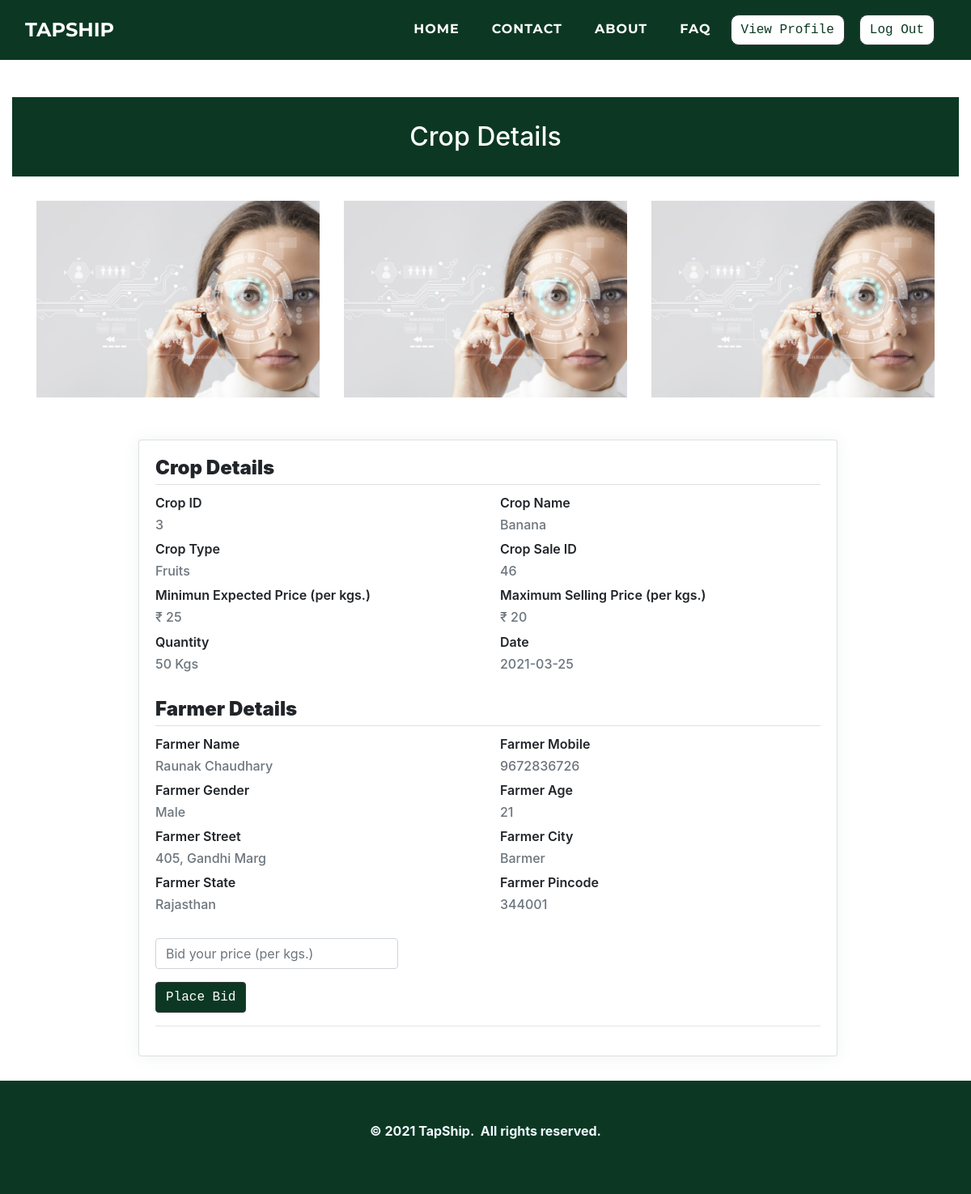
The app's page /customers/viewcrop.php?cr_id=46 (signed in) with its own data.
### tables this page shows
CREATE TABLE `cropsale` (
  `cr_id` int(11) NOT NULL,
  `cr_f_mobile` varchar(10) NOT NULL,
  `cr_cro_id` int(11) NOT NULL,
  `cr_quantity` varchar(10) NOT NULL,
  `cr_img1` varchar(500) NOT NULL,
  `cr_img2` varchar(500) NOT NULL,
  `cr_img3` varchar(500) NOT NULL,
  `cr_mep` varchar(10) NOT NULL,
  `cr_date` date NOT NULL,
  `cr_status` varchar(10) NOT NULL
);

CREATE TABLE `cropdetails` (
  `cro_id` int(11) NOT NULL,
  `cro_name` varchar(50) NOT NULL,
  `cro_type` varchar(25) NOT NULL,
  `cro_msp` float NOT NULL
);

CREATE TABLE `farmer` (
  `f_id` int(11) NOT NULL,
  `f_name` varchar(50) NOT NULL,
  `f_mobile` varchar(25) NOT NULL,
  `f_gender` varchar(25) NOT NULL,
  `f_age` varchar(10) NOT NULL,
  `f_street` varchar(50) NOT NULL,
  `f_city` varchar(25) NOT NULL,
  `f_state` varchar(25) NOT NULL,
  `f_pincode` varchar(10) NOT NULL,
  `f_aadhar` varchar(25) NOT NULL,
  `f_aadharpdf` varchar(500) NOT NULL,
  `f_pan` varchar(25) NOT NULL,
  `f_panpdf` varchar(500) NOT NULL,
  `f_photo` varchar(500) NOT NULL,
  `f_password` varchar(25) NOT NULL,
  `f_approve` varchar(10) NOT NULL,
  `f_bankholder` varchar(100) NOT NULL,
  `f_bankaccount` varchar(100) NOT NULL,
  `f_bankifsc` varchar(100) NOT NULL,
  `f_bankname` varchar(200) NOT NULL,
  `f_bankbranch` varchar(100) NOT NULL,
  `f_bankpassbook` varchar(200) NOT NULL
);

### customers/viewcrop.php (the view, shortened to what this page needs)
<!DOCTYPE html>
<html>
<head>
    <link rel="stylesheet" href="../assets/bootstrap/css/bootstrap.min.css">
    <link rel="stylesheet" href="../assets/fonts/font-awesome.min.css">
    <link rel="stylesheet" href="../assets/fonts/ionicons.min.css">
    <link rel="stylesheet" href="../assets/css/Article-List.css">
    <link rel="stylesheet" href="../assets/css/Footer-Dark.css">
    <link rel="stylesheet" href="../assets/css/Highlight-Blue.css">
    <link rel="stylesheet" href="https://cdnjs.cloudflare.com/ajax/libs/animate.css/3.5.2/animate.min.css">
    <link rel="stylesheet" href="https://cdnjs.cloudflare.com/ajax/libs/aos/2.2.0/aos.css">
    <link rel="stylesheet" href="../assets/css/Login-Form-Clean.css">
    <link rel="stylesheet" href="../assets/css/table-style.css">
    <link rel="stylesheet" href="../assets/css/profile.css">
    <link href='https://maxcdn.bootstrapcdn.com/bootstrap/4.0.0/css/bootstrap.min.css' rel='stylesheet'>
    <link href='https://cdnjs.cloudflare.com/ajax/libs/MaterialDesign-Webfont/3.6.95/css/materialdesignicons.css' rel='stylesheet'>
</head>
<body oncontextmenu='return false' class='snippet-body'>
    <div class="page-content page-container" id="page-content">
        <nav class="navbar navbar-light navbar-expand-lg fixed-top text-uppercase" id="mainNav" style="background: #0c3823;">
            <div class="container-fluid">
                <a class="navbar-brand js-scroll-trigger" data-bs-hover-animate="pulse" href="../index.php" style="font-family: Montserrat, sans-serif;">TAPSHIP</a>
                <div class="collapse navbar-collapse" id="navbarResponsive">
                    <ul class="nav navbar-nav ml-auto">
                        <li class="nav-item mx-0 mx-lg-1"><a class="nav-link py-3 px-0 px-lg-3 rounded js-scroll-trigger" data-bs-hover-animate="pulse" href="../index.php" style="filter: contrast(100%) grayscale(0%) hue-rotate(0deg) invert(0%) sepia(0%);">HOME</a></li>
                        <li class="nav-item mx-0 mx-lg-1"><a class="nav-link py-3 px-0 px-lg-3 rounded js-scroll-trigger" data-bs-hover-animate="pulse" href="../contact.php">CONTACT</a></li>
                        <li class="nav-item mx-0 mx-lg-1"><a class="nav-link py-3 px-0 px-lg-3 rounded js-scroll-trigger" data-bs-hover-animate="pulse" href="../about.php">ABOUT</a></li>
                        <li class="nav-item mx-0 mx-lg-1"><a class="nav-link py-3 px-0 px-lg-3 rounded js-scroll-trigger" data-bs-hover-animate="pulse" href="../faq.php">FAQ</a></li>
                        <li class="nav-item mx-0 mx-lg-1"><a href="../customers/profile.php"><button class="btn btn-dark text-monospace" data-bs-hover-animate="pulse" type="button" style="margin: 10px;background: rgb(255,255,255);color: #0c3823;margin-left: 0;border-radius: 10px;">View Profile</button></a></li>
                        <li class="nav-item mx-0 mx-lg-1"><a href="../customers/logout-script.php"><button class="btn btn-dark text-monospace" data-bs-hover-animate="pulse" type="button" style="margin: 10px;background: rgb(255,255,255);color: #0c3823;margin-left: 0;border-radius: 10px;">Log Out</button></a></li>
                    </ul>
                </div>
            </div>
        </nav>
        <div class="features-boxed">
            <div class="container-fluid" style="background: #ffffff;">
                <div class="intro" style="background: #0c3823;margin-top: 120px;margin-bottom: 30px;">
                    <h2 class="text-center" data-aos="fade" style="color: rgb(255,255,255);padding: 30px;margin-bottom: 0px;">Crop Details</h2>
                </div>
            </div>
        </div>
    </div>
    <?php
    $con = mysqli_connect("localhost", "root", "", "tapship");
    $cr_id = $_GET['cr_id'];
    $query = "SELECT CD.cro_id, CD.cro_name, CD.cro_type, CD.cro_msp, CS.cr_id, CS.cr_f_mobile, CS.cr_cro_id, CS.cr_quantity, CS.cr_mep, CS.cr_date, CS.cr_status, CS.cr_img1, CS.cr_img2, CS.cr_img3, f.f_name, f.f_mobile, f.f_gender, f.f_age, f.f_street, f.f_city, f.f_state, f.f_pincode
    FROM cropdetails CD, cropsale CS, farmer f where CD.cro_id=CS.cr_cro_id AND f.f_mobile=CS.cr_f_mobile AND CS.cr_id = $cr_id
    ORDER BY CS.cr_id DESC";
    $result = mysqli_query($con, $query);
    while ($res = mysqli_fetch_assoc($result)) {
        $cro_id =  $res['cro_id'];
        $cro_name =  $res['cro_name'];
        $cro_type =  $res['cro_type'];
        $cro_msp =  $res['cro_msp'];
        $cr_id = $res['cr_id'];
        $cr_quantity = $res['cr_quantity'];
        $cr_mep = $res['cr_mep'];
        $cr_date = $res['cr_date'];
        $cr_status = $res['cr_status'];
        $cr_img1 = $res['cr_img1'];
        $cr_img2 = $res['cr_img2'];
        $cr_img3 = $res['cr_img3'];
        $f_name = $res['f_name'];
        $f_mobile =  $res['f_mobile'];
        $f_gender = $res['f_gender'];
        $f_age = $res['f_age'];
        $f_street = $res['f_street'];
        $f_city = $res['f_city'];
        $f_state = $res['f_state'];
        $f_pincode = $res['f_pincode'];
    }
    ?>
    <div>
        <div class="container">
            <div class="row">
                <div class="col-lg-4 col-md-6 col-sm-12 col-xs-12 cust_blogteaser" data-bs-hover-animate="bounce" style="padding-bottom:20px;margin-bottom:32px;"><a href="#"><img class="img-fluid" style="width:100%;" src="../farmers/<?php echo  $cr_img1; ?>"></a>
                </div>
                <div class="col-lg-4 col-md-6 col-sm-12 col-xs-12 cust_blogteaser" style="padding-bottom:20px;margin-bottom:32px;"><a href="#"><img class="img-fluid" data-bs-hover-animate="bounce" style="width:100%;" src="../farmers/<?php echo  $cr_img2; ?>"></a>
                </div>
                <div class=" col-lg-4 col-md-12 col-sm-12 col-xs-12 cust_blogteaser" style="padding-bottom:20px;margin-bottom:32px;"><a href="#"><img class="img-fluid" data-bs-hover-animate="bounce" style="width:100%;" src="../farmers/<?php echo  $cr_img3; ?>"></a>
                </div>
            </div>
        </div>
        <div class="padding">
            <div class="row container d-flex justify-content-center">
                <div class="col-xl-12 col-md-12">
                    <div class="card user-card-full">
                        <div class="row m-l-0 m-r-0">
                            <div class="col-sm-12 col-md-12 col">
                                <div class="card-block">
                                    <h4 class="m-b-20 p-b-5 b-b-default f-w-600"><strong>Crop Details</strong></h4>
                                    <div class="row">
                                        <div class="col-sm-6">
                                            <p class="m-b-10 f-w-600">Crop ID</p>
                                            <h6 class="text-muted f-w-400"><?php echo "$cro_id" ?></h6>
                                        </div>
                                        <div class="col-sm-6">
                                            <p class="m-b-10 f-w-600">Crop Name</p>
                                            <h6 class="text-muted f-w-400"><?php echo "$cro_name" ?></h6>
                                        </div>
                                        <div class="col-sm-6">
                                            <p class="m-b-10 f-w-600">Crop Type</p>
                                            <h6 class="text-muted f-w-400"><?php echo "$cro_type" ?></h6>
                                        </div>
                                        <div class="col-sm-6">
                                            <p class="m-b-10 f-w-600">Crop Sale ID</p>
                                            <h6 class="text-muted f-w-400"><?php echo "$cr_id" ?></h6>
                                        </div>
                                        <div class="col-sm-6">
                                            <p class="m-b-10 f-w-600">Minimun Expected Price (per kgs.)</p>
                                            <h6 class="text-muted f-w-400"><?php echo "₹ $cr_mep" ?></h6>
                                        </div>
                                        <div class="col-sm-6">
                                            <p class="m-b-10 f-w-600">Maximum Selling Price (per kgs.)</p>
                                            <h6 class="text-muted f-w-400"><?php echo "₹ $cro_msp" ?></h6>
                                        </div>
                                        <div class="col-sm-6">
                                            <p class="m-b-10 f-w-600">Quantity</p>
                                            <h6 class="text-muted f-w-400"><?php echo "$cr_quantity Kgs" ?></h6>
                                        </div>
                                        <div class="col-sm-6">
                                            <p class="m-b-10 f-w-600">Date</p>
                                            <h6 class="text-muted f-w-400"><?php echo "$cr_date" ?></h6>
                                        </div>
                                    </div><br>
                                    <h4 class="m-b-20 p-b-5 b-b-default f-w-600"><strong>Farmer Details</strong></h4>
                                    <div class="row">
                                        <div class="col-sm-6">
                                            <p class="m-b-10 f-w-600">Farmer Name</p>
                                            <h6 class="text-muted f-w-400"><?php echo "$f_name" ?></h6>
                                        </div>
                                        <div class="col-sm-6">
                                            <p class="m-b-10 f-w-600">Farmer Mobile</p>
                                            <h6 class="text-muted f-w-400"><?php echo "$f_mobile" ?></h6>
                                        </div>
                                        <div class="col-sm-6">
                                            <p class="m-b-10 f-w-600">Farmer Gender</p>
                                            <h6 class="text-muted f-w-400"><?php echo "$f_gender" ?></h6>
                                        </div>
                                        <div class="col-sm-6">
                                            <p class="m-b-10 f-w-600">Farmer Age</p>
                                            <h6 class="text-muted f-w-400"><?php echo "$f_age" ?></h6>
                                        </div>
                                        <div class="col-sm-6">
                                            <p class="m-b-10 f-w-600">Farmer Street</p>
                                            <h6 class="text-muted f-w-400"><?php echo "$f_street" ?></h6>
                                        </div>
                                        <div class="col-sm-6">
                                            <p class="m-b-10 f-w-600">Farmer City</p>
                                            <h6 class="text-muted f-w-400"><?php echo "$f_city" ?></h6>
                                        </div>
                                        <div class="col-sm-6">
                                            <p class="m-b-10 f-w-600">Farmer State</p>
                                            <h6 class="text-muted f-w-400"><?php echo "$f_state" ?></h6>
                                        </div>
                                        <div class="col-sm-6">
                                            <p class="m-b-10 f-w-600">Farmer Pincode</p>
                                            <h6 class="text-muted f-w-400"><?php echo "$f_pincode" ?></h6>
                                        </div>
                                    </div><br>
                                    <?php
                                    if ($cr_status == 0 || 1) {
                                    ?>
                                        <form method="post" action="placebid.php?cr_id=<?php echo $cr_id; ?> " enctype="multipart/form-data">
                                            <div class="form-group"><input class="form-control" id="cropbid_bidprice" type="text" name="cropbid_bidprice" placeholder="Bid your price (per kgs.)" required="" autofocus="" style="width: 300px;"></div>
                                            <input name="submit" type="submit" class="btn btn-dark text-monospace  " style="background-color:#0c3823;" value=" Place Bid">
                                            <hr>
                                        </form>
                                    <?php
                                    }
                                    ?>
                                </div>
                            </div>
                        </div>
                    </div>
                </div>
            </div>
        </div>
    </div>
    <div class="footer-dark" style="background: rgb(12,56,35);">
        <footer>
            <div class="container-fluid">
                <p style="text-align: center;"><strong>© 2021 TapShip.&nbsp; All rights reserved.</strong><br></p>
            </div>
        </footer>
    </div>
</body>
</html>

### assets/css/Footer-Dark.css (style rules this page uses)
.footer-dark { padding: 50px 0; bottom: 0; color: #f0f9ff; background-color: #282d32; }

### assets/css/table-style.css (style rules this page uses)
body { margin:0; font-family: sans-serif; }
* { box-sizing: border-box; }

### assets/css/profile.css (style rules this page uses)
body { background-color: #f9f9fa; }
.padding { padding-left: 13%; padding-right: 10%; }
.card { border-radius: 5px; -webkit-box-shadow: 0 1px 20px 0 rgba(69, 90, 100, 0.08); box-shadow: 0 1px 20px 0 rgba(69, 90, 100, 0.08); border: none; margin-bottom: 30px; }
.m-r-0 { margin-right: 0px; }
.m-l-0 { margin-left: 0px; }
.card-block { padding: 1.25rem; }
h6 { font-size: 14px; }
.card .card-block p { line-height: 25px; }
.b-b-default { border-bottom: 1px solid #e0e0e0 }
.m-b-20 { margin-bottom: 10px; }
.p-b-5 { padding-bottom: 5px !important }
.m-b-10 { margin-bottom: 10px; }
.text-muted { color: #919aa3 !important; }
.f-w-600 { font-weight: 600; }
.p-b-5 { padding-bottom: 5px !important; }
.m-b-10 { margin-bottom: 5px; }

### records on screen
cropsale: cr_img1 (picture), cr_img2 (picture), cr_img3 (picture), cr_cro.cro_id "3", cr_cro.cro_name "Banana", cr_cro.cro_type "Fruits", cr_id "46", cr_mep "25", cr_cro.cro_msp "20", cr_quantity "50", cr_date "2021-03-25", farmer.f_name "Raunak Chaudhary", farmer.f_mobile "9672836726", farmer.f_gender "Male", farmer.f_age "21", farmer.f_street "405, Gandhi Marg", farmer.f_city "Barmer", farmer.f_state "Rajasthan", farmer.f_pincode "344001"
